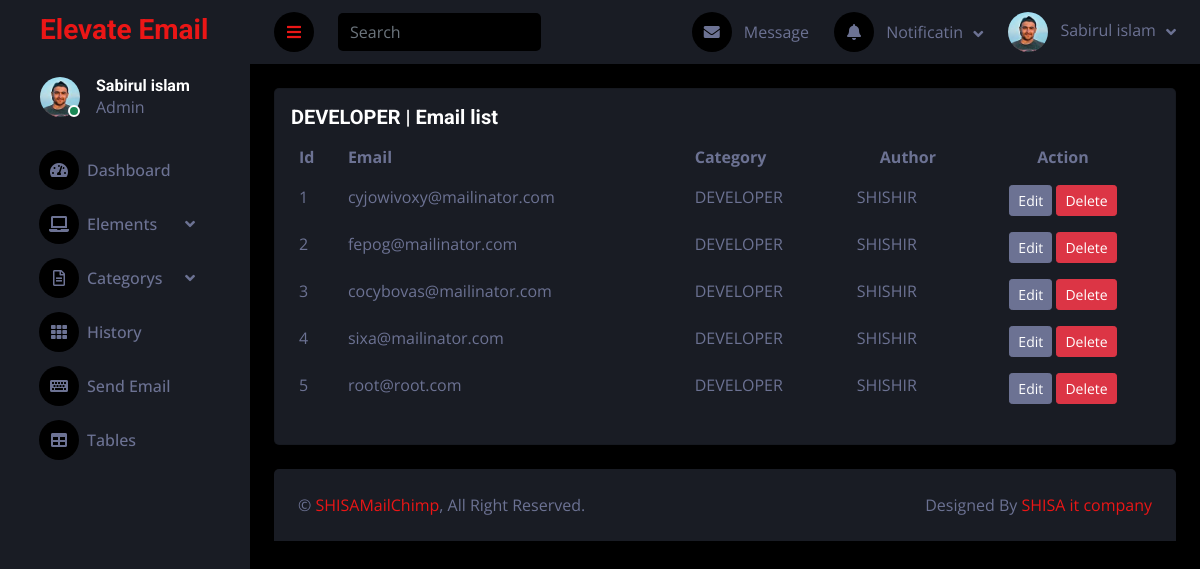
The page /category/DEVELOPER (signed in) on the database its author committed.
### core/models.py (models this page shows, shortened)
class EmailAdd(models.Model):
    email = models.EmailField(max_length=250)
    category = models.CharField(max_length=250)
    author = models.ForeignKey(User, on_delete=models.CASCADE,null=True,blank=True)

### core/views.py (the view)
# urls.py: path('category/<str:category>', categoryTable, name="categoryTable"),
@login_required(login_url='signin')
def categoryTable(request, category):
    categoryTable = EmailAdd.objects.filter(category=category)
    historys = MessageSendHistory.objects.all().order_by('-id')
    history = MessageSendHistory.objects.all()
    obj = EmailAdd.objects.all()
    uCategory = dict()
    for unique in obj:
        if unique.category in uCategory:
            uCategory[unique.category] += 1
        else:
            uCategory[unique.category] = 1
    context = {
        'table': categoryTable,
        'category': uCategory,
        'title': category,
        'historys': historys,
        'history': len(history)
    }
    return render(request, 'home/categorytable.html', context)

### core/templates/home/categorytable.html (shortened to what this page needs)
{% extends "base/base.html" %}
{% block body %}
<div class="container-fluid pt-4 px-4">
    <div class="row">
        <div class="col-12">
          <div class="card add_email_table overflow-auto">
            <div class="card-body">
              <h5 class="card-title">{{title}} <span>| Email list</span></h5>
              <table class="table table-borderless datatable">
                <thead>
                  <tr>
                    <th scope="col">Id</th>
                    <th scope="col">Email</th>
                    <th scope="col">Category</th>
                    <th style="text-align: center;" scope="col">Author</th>
                    <th style="text-align: center;" scope="col">Action</th>
                  </tr>
                </thead>
                <tbody>
                  {% for emaillist in table %}
                  <tr>
                    <td>{{ forloop.counter }}</td>
                    <td>{{emaillist.email}}</td>
                    <td>{{emaillist.category}}</td>
                    <td>SHISHIR</td>
                    <td style="text-align: center;">
                      <a href="update-email/{{emaillist.id}}" class="btn mb_ mb-xl-0 btn-sm btn-light">Edit</a>
                      <a href="/delete/{{emaillist.id}}" class="btn btn-sm btn-danger ">Delete</a>
                    </td>
                  </tr>
                  {% endfor %}
                </tbody>
              </table>
            </div>
          </div>
        </div>
      </div>
</div>
{% endblock body %}

### templates/base/base.html (shortened to what this page needs)
<!DOCTYPE html>
{% load static %}
<html lang="en">
<head>
    <link href="https://cdnjs.cloudflare.com/ajax/libs/font-awesome/5.10.0/css/all.min.css" rel="stylesheet">
    <link href="https://cdn.jsdelivr.net/npm/bootstrap-icons@1.4.1/font/bootstrap-icons.css" rel="stylesheet">
    <link rel="stylesheet" href="https://stackpath.bootstrapcdn.com/bootstrap/4.4.1/css/bootstrap.min.css"
>
    <link href="https://cdn.jsdelivr.net/npm/summernote@0.8.18/dist/summernote-bs4.min.css" rel="stylesheet">
    <link href="{% static 'core/assets/css/bootstrap.min.css' %}" rel="stylesheet">
    <link href="{% static 'core/assets/css/style.css' %}" rel="stylesheet">
    <link href="{% static 'home/assets/vendor/simple-datatables/style.css' %}" rel="stylesheet">
    <link href="{% static 'home/assets/css/index.css' %}" rel="stylesheet">
</head>
<body>
    <div class="container-fluid position-relative d-flex p-0">
        <div class="sidebar pe-4 pb-3">
            <nav class="navbar bg-secondary navbar-dark">
                <a href="{% url 'HOME' %}" class="navbar-brand mx-4 mb-3">
                    <h3 class="text-primary">Elevate Email</h3>
                </a>
                <div class="d-flex align-items-center ms-4 mb-4">
                    <div class="position-relative">
                        <img class="rounded-circle" src="{% static 'core/assets/img/testimonial-2.jpg' %}" alt=""
                            style="width: 40px; height: 40px;">
                        <div
                            class="bg-success rounded-circle border border-2 border-white position-absolute end-0 bottom-0 p-1">
                        </div>
                    </div>
                    <div class="ms-3">
                        <h6 class="mb-0">{{request.user.first_name}}</h6>
                        <span>Admin</span>
                    </div>
                </div>
                <div class="navbar-nav w-100">
                    <a href="{% url 'HOME' %}" class="nav-item nav-link"><i class="fa fa-tachometer-alt me-2"></i>Dashboard</a>
                    <div class="nav-item dropdown">
                        <a href="#" class="nav-link dropdown-toggle" data-bs-toggle="dropdown"><i
                                class="fa fa-laptop me-2"></i>Elements</a>
                    </div>
                    <div class="nav-item dropdown">
                        <a href="#" class="nav-link dropdown-toggle" data-bs-toggle="dropdown"><i
                                class="far fa-file-alt me-2"></i>Categorys</a>
                    </div>
                    <a href="{% url 'history' %}" class="nav-item nav-link"><i class="fa fa-th me-2"></i>History</a>
                    <a href="{% url 'send_mail' %}" class="nav-item nav-link"><i class="fa fa-keyboard me-2"></i>Send Email</a>
                    <a href="{% url 'table_view' %}" class="nav-item nav-link"><i class="fa fa-table me-2"></i>Tables</a>
                </div>
            </nav>
        </div>
        <div class="content">
            <nav class="navbar navbar-expand bg-secondary navbar-dark sticky-top px-4 py-0">
                <a href="#" class="sidebar-toggler flex-shrink-0">
                    <i class="fa fa-bars"></i>
                </a>
                <form class="d-none d-md-flex ms-4">
                    <input class="form-control bg-dark border-0" type="search" placeholder="Search">
                </form>
                <div class="navbar-nav align-items-center ms-auto">
                    <div class="nav-item dropdown">
                        <a href="https://gmail.com/" target="_blank" class="nav-link ">
                            <i class="fa fa-envelope me-lg-2"></i>
                            <span class="d-none d-lg-inline-flex">Message</span>
                        </a>
                    </div>
                    <div class="nav-item dropdown">
                        <a href="#" class="nav-link dropdown-toggle" data-bs-toggle="dropdown">
                            <i class="fa fa-bell me-lg-2"></i>
                            <span class="d-none d-lg-inline-flex">Notificatin</span>
                        </a>
                    </div>
                    <div class="nav-item dropdown">
                        <a href="#" class="nav-link dropdown-toggle" data-bs-toggle="dropdown">
                            <img class="rounded-circle me-lg-2" src="{% static 'core/assets/img/testimonial-2.jpg' %}"
                                alt="" style="width: 40px; height: 40px;">
                            <span class="d-none d-lg-inline-flex">{{request.user.first_name}}</span>
                        </a>
                    </div>
                </div>
            </nav>
            {% block body %}{% endblock body %}
            <div class="container-fluid pt-4 px-4">
                <div class="bg-secondary rounded-top p-4">
                    <div class="row">
                        <div class="col-12 col-sm-6 text-center text-sm-start">
                            &copy; <a href="#">SHISAMailChimp</a>, All Right Reserved.
                        </div>
                        <div class="col-12 col-sm-6 text-center text-sm-end">
                            Designed By <a href="http://devsabirul.herokuapp.com/" target="_blank">SHISA it company</a>
                        </div>
                    </div>
                </div>
            </div>
        </div>
    </div>
</body>
</html>

### static/core/assets/css/style.css (style rules this page uses)
:root { --primary: #EB1616; --secondary: #191C24; --light: #6C7293; --dark: #000000; }
.btn { transition: .5s; }
.sidebar { position: fixed; top: 0; left: 0; bottom: 0; width: 250px; height: auto; overflow-y: auto; background: var(--secondary); transition: 0.5s; z-index: 999; }
.content { margin-left: 250px; min-height: 100vh; background: var(--dark); transition: 0.5s; }
@media (min-width: 992px) { .sidebar { margin-left: 0; } }
@media (min-width: 992px) { .content { width: calc(100% - 250px); } }
.sidebar .navbar .navbar-nav .nav-link { padding: 7px 20px; color: var(--light); font-weight: 500; border-left: 3px solid var(--secondary); border-radius: 0 30px 30px 0; outline: none; }
.sidebar .navbar .navbar-nav .nav-link i { width: 40px; height: 40px; display: inline-flex; align-items: center; justify-content: center; background: var(--dark); border-radius: 40px; }
.sidebar .navbar .dropdown-toggle::after { position: absolute; top: 15px; right: 15px; border: none; content: "\f107"; font-family: "Font Awesome 5 Free"; font-weight: 900; transition: .5s; }
.content .navbar .navbar-nav .nav-link { margin-left: 25px; padding: 12px 0; color: var(--light); outline: none; }
.content .navbar .sidebar-toggler, .content .navbar .navbar-nav .nav-link i { width: 40px; height: 40px; display: inline-flex; align-items: center; justify-content: center; background: var(--dark); border-radius: 40px; }
.content .navbar .dropdown-toggle::after { margin-left: 6px; vertical-align: middle; border: none; content: "\f107"; font-family: "Font Awesome 5 Free"; font-weight: 900; transition: .5s; }

### static/home/assets/css/index.css (style rules this page uses)
.card.add_email_table.overflow-auto { background: #191C24 !important; }

### rows shown on the page
EmailAdd: email "cyjowivoxy@mailinator.com", category "DEVELOPER"
EmailAdd: email "fepog@mailinator.com", category "DEVELOPER"
EmailAdd: email "cocybovas@mailinator.com", category "DEVELOPER"
EmailAdd: email "sixa@mailinator.com", category "DEVELOPER"
EmailAdd: email "root@root.com", category "DEVELOPER"

### other values the page prints
{{ request.user.first_name }} "Sabirul islam"
{{ title }} "DEVELOPER"
